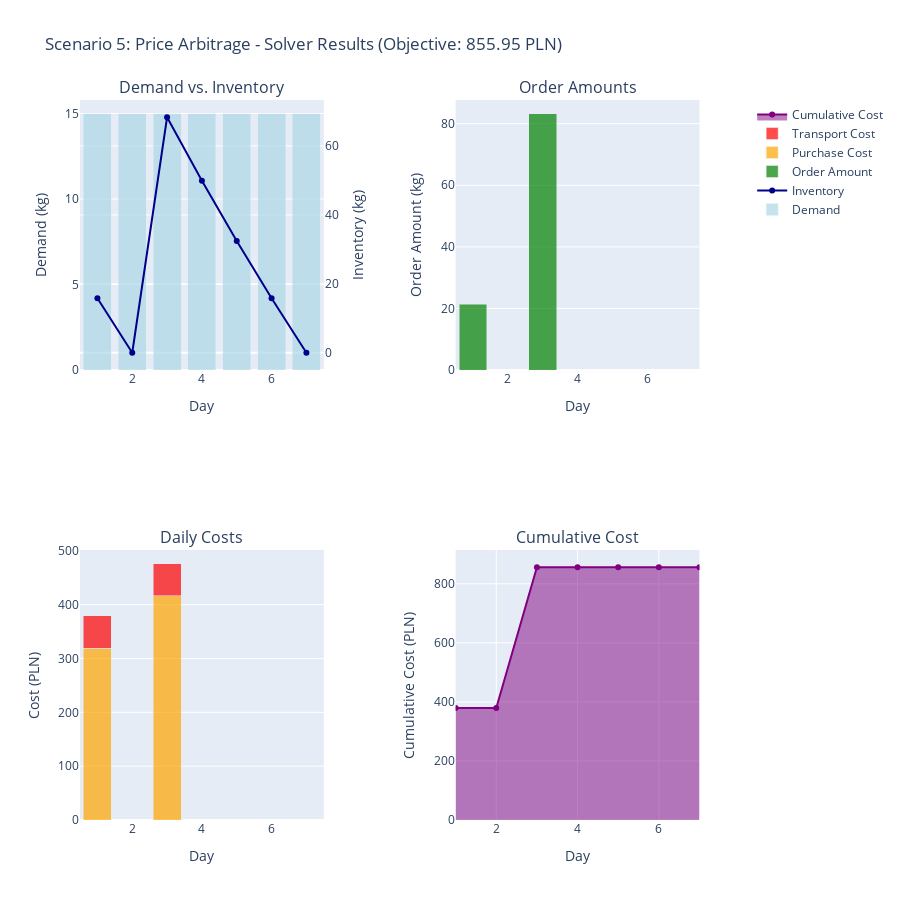

The notebook cell this image was saved under:
### Code cell
if sol5 and df5 is not None:
    plot_scenario("Scenario 5: Price Arbitrage", sol5, inp5, df5)

### Figure 1 — Plotly figure (JSON) as saved in the notebook; plotly's stock layout.template omitted (floating-point values rounded to 4 significant figures)
{"data": [{"marker": {"color": "lightblue"}, "name": "Demand", "opacity": 0.7, "type": "bar", "x": [1, 2, 3, 4, 5, 6, 7], "xaxis": "x", "y": [15, 15, 15, 15, 15, 15, 15], "yaxis": "y"}, {"line": {"color": "darkblue", "width": 2}, "mode": "lines+markers", "name": "Inventory", "type": "scatter", "x": [1, 2, 3, 4, 5, 6, 7], "xaxis": "x", "y": [15.79, 0, 68.32, 49.91, 32.41, 15.79, 0], "yaxis": "y2"}, {"marker": {"color": "green"}, "name": "Order Amount", "opacity": 0.7, "type": "bar", "x": [1, 2, 3, 4, 5, 6, 7], "xaxis": "x2", "y": [21.29, 0, 83.32, 0, 0, 0, 0], "yaxis": "y3"}, {"marker": {"color": "orange"}, "name": "Purchase Cost", "opacity": 0.7, "type": "bar", "x": [1, 2, 3, 4, 5, 6, 7], "xaxis": "x3", "y": [319.3, 0.0, 416.6, 0.0, 0.0, 0.0, 0.0], "yaxis": "y4"}, {"marker": {"color": "red"}, "name": "Transport Cost", "opacity": 0.7, "type": "bar", "x": [1, 2, 3, 4, 5, 6, 7], "xaxis": "x3", "y": [60.0, 0.0, 60.0, 0.0, 0.0, 0.0, 0.0], "yaxis": "y4"}, {"fill": "tozeroy", "line": {"color": "purple", "width": 2}, "mode": "lines+markers", "name": "Cumulative Cost", "type": "scatter", "x": [1, 2, 3, 4, 5, 6, 7], "xaxis": "x4", "y": [379.3, 379.3, 855.9, 855.9, 855.9, 855.9, 855.9], "yaxis": "y5"}], "layout": {"annotations": [{"font": {"size": 16}, "showarrow": false, "text": "Demand vs. Inventory", "x": 0.185, "xanchor": "center", "xref": "paper", "y": 1, "yanchor": "bottom", "yref": "paper"}, {"font": {"size": 16}, "showarrow": false, "text": "Order Amounts", "x": 0.755, "xanchor": "center", "xref": "paper", "y": 1, "yanchor": "bottom", "yref": "paper"}, {"font": {"size": 16}, "showarrow": false, "text": "Daily Costs", "x": 0.185, "xanchor": "center", "xref": "paper", "y": 0.375, "yanchor": "bottom", "yref": "paper"}, {"font": {"size": 16}, "showarrow": false, "text": "Cumulative Cost", "x": 0.755, "xanchor": "center", "xref": "paper", "y": 0.375, "yanchor": "bottom", "yref": "paper"}], "barmode": "stack", "height": 900, "showlegend": true, "title": {"text": "Scenario 5: Price Arbitrage - Solver Results (Objective: 855.95 PLN)"}, "xaxis": {"anchor": "y", "domain": [0, 0.37], "title": {"text": "Day"}}, "xaxis2": {"anchor": "y3", "domain": [0.57, 0.94], "title": {"text": "Day"}}, "xaxis3": {"anchor": "y4", "domain": [0, 0.37], "title": {"text": "Day"}}, "xaxis4": {"anchor": "y5", "domain": [0.57, 0.94], "title": {"text": "Day"}}, "yaxis": {"anchor": "x", "domain": [0.625, 1], "title": {"text": "Demand (kg)"}}, "yaxis2": {"anchor": "x", "overlaying": "y", "side": "right", "title": {"text": "Inventory (kg)"}}, "yaxis3": {"anchor": "x2", "domain": [0.625, 1], "title": {"text": "Order Amount (kg)"}}, "yaxis4": {"anchor": "x3", "domain": [0, 0.375], "title": {"text": "Cost (PLN)"}}, "yaxis5": {"anchor": "x4", "domain": [0, 0.375], "title": {"text": "Cumulative Cost (PLN)"}}}}
